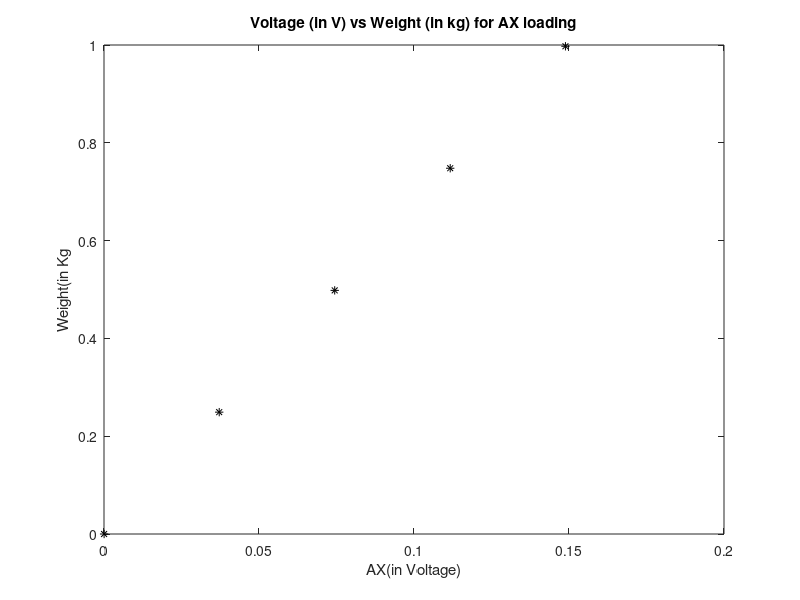

MATLAB code to generate this figure:

% 190255	Debanjan Manna	debmanna		2	8	0.3	3	0.8	1	0.9	4

%% Importing the Dataset
% Column1 Weight and Column2 Voltage

% N1 loading
N1_dataset = [
0 -0.000167;
0.9972 0.071126;
1.9945 0.142133;
2.9918 0.213486;
3.9892 0.284649;
4.9866 0.356253;
];

% S1 loading
S1_dataset = [
   0 0.000021;
0.2494 0.055423;
0.4987 0.110942;
0.7448 0.166075;
0.9942 0.221599;
];

%RM loading
RM_dataset = [
0 -0.000025;
0.2492 -0.027407;
0.4982 -0.054461;
0.7476 -0.081971;
0.9966 -0.109403;
];

%AX loading
AX_dataset = [
0 0.000033;
0.2492 0.037166;
0.4982 0.07442;
0.748 0.111681;
0.9974 0.148855;
];

%% plot of Voltage vs Weight for N1 loading

plot(N1_dataset(:,2),N1_dataset(:,1),"*k");
xlabel("N1(in Voltage)");
ylabel("Weight(in Kg");
title("Voltage (in V) vs Weight (in kg) for N1 loading");

%% plot of Weight vs Voltage for S1 loading

plot(S1_dataset(:,2),S1_dataset(:,1),"*k");
xlabel("S1(in Voltage)");
ylabel("Weight(in Kg");
title("Voltage (in V) vs Weight (in kg) for S1 loading");
%% plot of Weight vs Voltage for RM loading

plot(RM_dataset(:,2),RM_dataset(:,1),"*k");
xlabel("RM(in Voltage)");
ylabel("Weight(in Kg");
title("Voltage (in V) vs Weight (in kg) for RM loading");

%% plot of Weight vs Voltage for AX loading

plot(AX_dataset(:,2),AX_dataset(:,1),"*k");
xlabel("AX(in Voltage)");
ylabel("Weight(in Kg");
title("Voltage (in V) vs Weight (in kg) for AX loading");